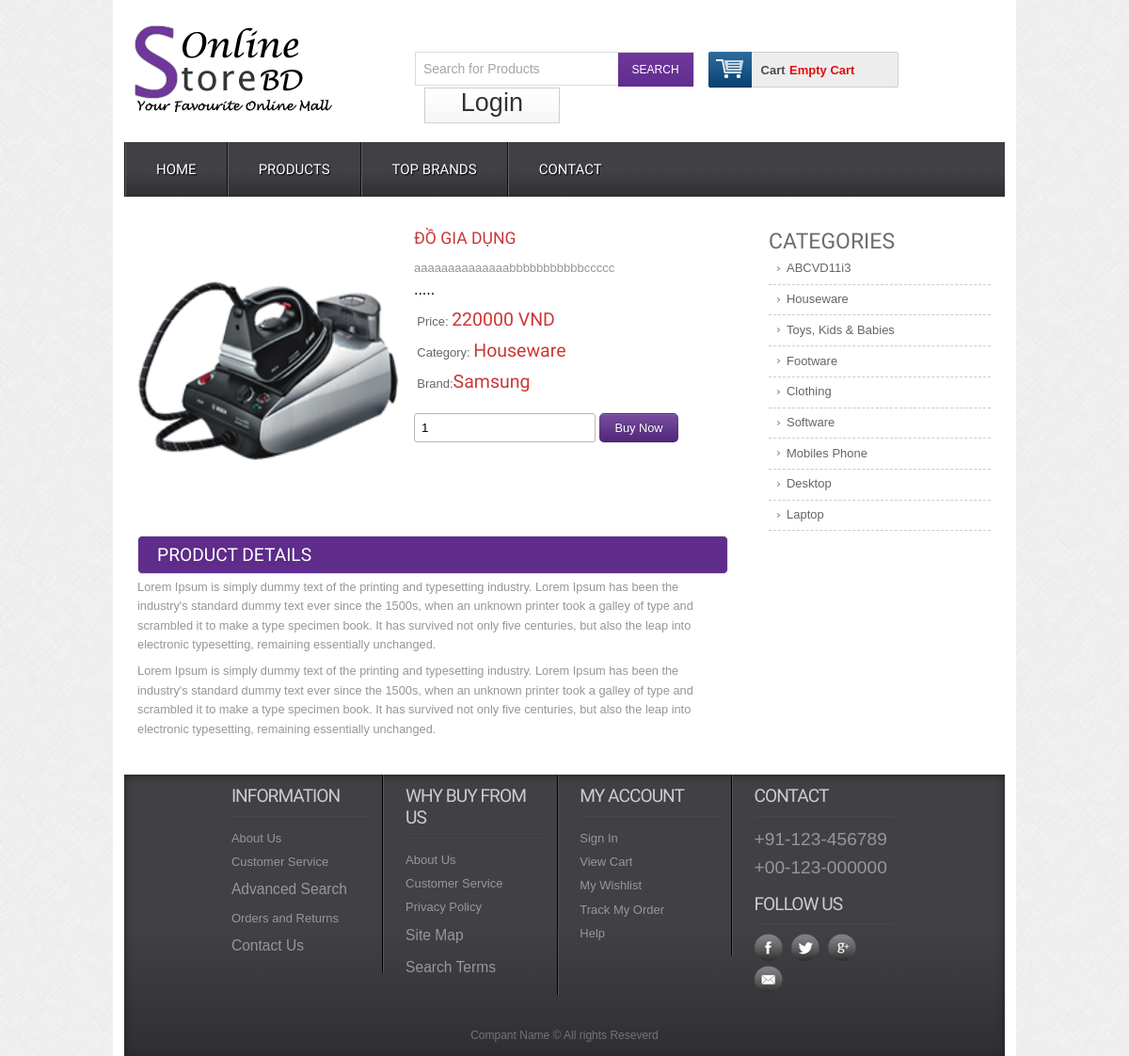
Screenshot of /shop/details.php?proid=8 with the database file from the repository.
### tables this page shows
CREATE TABLE `tbl_product` (
  `productId` int(11) NOT NULL,
  `productName` varchar(255) NOT NULL,
  `catId` int(11) NOT NULL,
  `brandId` int(11) NOT NULL,
  `product_desc` text NOT NULL,
  `type` int(11) NOT NULL,
  `price` varchar(255) NOT NULL,
  `image` varchar(255) NOT NULL
);

CREATE TABLE `tbl_category` (
  `catId` int(11) NOT NULL,
  `catName` varchar(255) NOT NULL
);

CREATE TABLE `tbl_brand` (
  `brandId` int(11) NOT NULL,
  `brandName` varchar(255) NOT NULL
);

### shop/classes/product.php (called while the page is built, shortened)
<?php
    $filepath = realpath(dirname(__FILE__));
    include_once ($filepath.'/../lib/database.php');
    include_once ($filepath.'/../helpers/format.php');
?>
<?php
    class product
    {
        private $db;
        public function __construct()
        {
            $this->db = new Database();
        }
        public function getproduct_details($id){
            $query = "SELECT tbl_product.*, tbl_category.catName, tbl_brand.brandName
            FROM tbl_product INNER JOIN tbl_category ON tbl_product.catId = tbl_category.catId
            INNER JOIN tbl_brand ON tbl_product.brandId = tbl_brand.brandId WHERE tbl_product.productId = '$id' ";
            $result = $this->db->select($query);
            return $result;
        }
    }
?>

### shop/lib/database.php (called while the page is built, shortened)
<?php
Class Database{
   public $host   = DB_HOST;
   public $user   = DB_USER;
   public $pass   = DB_PASS;
   public $dbname = DB_NAME;
   public $link;
private function connectDB(){
   $this->link = new mysqli($this->host, $this->user, $this->pass,
    $this->dbname);
 }
public function select($query){
  $result = $this->link->query($query) or
   die($this->link->error.__LINE__);
  if($result->num_rows > 0){
    return $result;
  } else {
    return false;
  }
 }
}

### shop/helpers/format.php (called while the page is built, shortened)
<?php
class Format{
 public function textShorten($text, $limit = 400){
    $text = $text. " ";
    $text = substr($text, 0, $limit);
    $text = substr($text, 0, strrpos($text, ' '));
    $text = $text.".....";
    return $text;
 }
}
?>

### shop/classes/category.php (called while the page is built, shortened)
<?php
    $filepath = realpath(dirname(__FILE__));
    include_once ($filepath.'/../lib/database.php');
    include_once ($filepath.'/../helpers/format.php');
?>
<?php
    class category
    {
        private $db;
        public function __construct()
        {
            $this->db = new Database();
        }
        public function show_category_frontend(){
            $query = "SELECT * FROM tbl_category order by catId desc";
            $result = $this->db->select($query);
            return $result;
        }
    }
?>

### shop/details.php (the view, shortened to what this page needs)
<?php
	include 'inc/header.php';
?>
<?php
	if(!isset($_GET['proid']) || $_GET['proid']==NULL){
        echo "<script> window.location = '404.php'</script>";
    }else{
        $id = $_GET['proid'];
    }
?>
 <div class="main">
    <div class="content">
    	<div class="section group">
		<?php
			$getproduct_details = $product->getproduct_details($id);
			if($getproduct_details){
				while($result_details = $getproduct_details->fetch_assoc()){
		?>
				<div class="cont-desc span_1_of_2">
					<div class="grid images_3_of_2">
						<img src="admin/uploads/<?php echo $result_details['image'] ?>" alt="" />
					</div>
				<div class="desc span_3_of_2">
					<h2><?php echo $result_details['productName'] ?></h2>
					<p><?php echo $fm->textShorten($result_details['product_desc'], 50)   ?></p>
					<div class="price">
						<p>Price: <span><?php echo $result_details['price']." "."VND" ?></span></p>
						<p>Category: <span><?php echo $result_details['catName'] ?></span></p>
						<p>Brand:<span><?php echo $result_details['brandName'] ?></span></p>
					</div>
				<div class="add-cart">
					<form action="" method="post">
						<input type="number" class="buyfield" name="quantity" value="1" min="1"/>
						<input type="submit" class="buysubmit" name="submit" value="Buy Now"/>
					</form>
				</div>
			</div>
			<div class="product-desc">
			<h2>Product Details</h2>
			<p>Lorem Ipsum is simply dummy text of the printing and typesetting industry. Lorem Ipsum has been the industry's standard dummy text ever since the 1500s, when an unknown printer took a galley of type and scrambled it to make a type specimen book. It has survived not only five centuries, but also the leap into electronic typesetting, remaining essentially unchanged.</p>
	        <p>Lorem Ipsum is simply dummy text of the printing and typesetting industry. Lorem Ipsum has been the industry's standard dummy text ever since the 1500s, when an unknown printer took a galley of type and scrambled it to make a type specimen book. It has survived not only five centuries, but also the leap into electronic typesetting, remaining essentially unchanged.</p>
	    </div>
	</div>
	<?php } } ?>
				<div class="rightsidebar span_3_of_1">
					<h2>CATEGORIES</h2>
					<ul>
					<?php
						$getall_category = $cat->show_category_frontend();
						if($getall_category){
							while($result = $getall_category->fetch_assoc()){
					?>
				      <li><a href="productbycat.php?catId=<?php echo $result['catId']?>"><?php echo $result['catName'] ?></a></li>
					<?php
						}}
					?>
    				</ul>
 				</div>
 		</div>
 	</div>
	</div>
   <div class="footer">
   	  <div class="wrapper">
	     <div class="section group">
				<div class="col_1_of_4 span_1_of_4">
						<h4>Information</h4>
						<ul>
						<li><a href="#">About Us</a></li>
						<li><a href="#">Customer Service</a></li>
						<li><a href="#"><span>Advanced Search</span></a></li>
						<li><a href="#">Orders and Returns</a></li>
						<li><a href="#"><span>Contact Us</span></a></li>
						</ul>
					</div>
				<div class="col_1_of_4 span_1_of_4">
					<h4>Why buy from us</h4>
						<ul>
						<li><a href="about.html">About Us</a></li>
						<li><a href="faq.html">Customer Service</a></li>
						<li><a href="#">Privacy Policy</a></li>
						<li><a href="contact.html"><span>Site Map</span></a></li>
						<li><a href="preview-2.html"><span>Search Terms</span></a></li>
						</ul>
				</div>
				<div class="col_1_of_4 span_1_of_4">
					<h4>My account</h4>
						<ul>
							<li><a href="contact.html">Sign In</a></li>
							<li><a href="index.html">View Cart</a></li>
							<li><a href="#">My Wishlist</a></li>
							<li><a href="#">Track My Order</a></li>
							<li><a href="faq.html">Help</a></li>
						</ul>
				</div>
				<div class="col_1_of_4 span_1_of_4">
					<h4>Contact</h4>
						<ul>
							<li><span>+91-123-456789</span></li>
							<li><span>+00-123-000000</span></li>
						</ul>
						<div class="social-icons">
							<h4>Follow Us</h4>
					   		  <ul>
							      <li class="facebook"><a href="#" target="_blank"> </a></li>
							      <li class="twitter"><a href="#" target="_blank"> </a></li>
							      <li class="googleplus"><a href="#" target="_blank"> </a></li>
							      <li class="contact"><a href="#" target="_blank"> </a></li>
						     </ul>
   	 					</div>
				</div>
			</div>
			<div class="copy_right">
				<p>Compant Name © All rights Reseverd</a> </p>
		   </div>
     </div>
    </div>
</body>
</html>

### rows the page displays
tbl_product: image (picture), productName "ĐỒ GIA DỤNG", product_desc "aaaaaaaaaaaaaabbbbbbbbbbbccccc .....", price "220000", catId.catName "Houseware", brandId.brandName "Samsung"
tbl_category: catName "ABCVD11i3"
tbl_category: catName "Houseware"
tbl_category: catName "Toys, Kids & Babies"
tbl_category: catName "Footware"
tbl_category: catName "Clothing"
tbl_category: catName "Software"
tbl_category: catName "Mobiles Phone"
tbl_category: catName "Desktop"
tbl_category: catName "Laptop"
